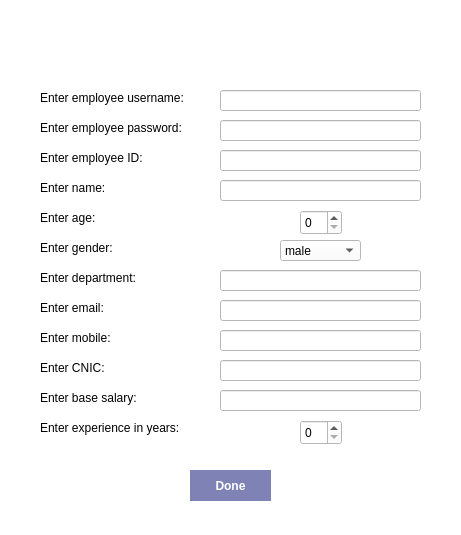
<?xml version="1.0" encoding="UTF-8"?>
<ui version="4.0">
 <class>NewEmployee</class>
 <widget class="QDialog" name="NewEmployee">
  <property name="geometry">
   <rect>
    <x>0</x>
    <y>0</y>
    <width>461</width>
    <height>535</height>
   </rect>
  </property>
  <property name="windowTitle">
   <string>Dialog</string>
  </property>
  <property name="styleSheet">
   <string notr="true">background-color: rgb(255, 255, 255);</string>
  </property>
  <widget class="QWidget" name="widget" native="true">
   <property name="geometry">
    <rect>
     <x>30</x>
     <y>80</y>
     <width>411</width>
     <height>381</height>
    </rect>
   </property>
   <widget class="QLabel" name="label_2">
    <property name="geometry">
     <rect>
      <x>10</x>
      <y>40</y>
      <width>161</width>
      <height>16</height>
     </rect>
    </property>
    <property name="styleSheet">
     <string notr="true">color: black;</string>
    </property>
    <property name="text">
     <string>Enter employee password:  </string>
    </property>
   </widget>
   <widget class="QLabel" name="label_3">
    <property name="geometry">
     <rect>
      <x>10</x>
      <y>100</y>
      <width>81</width>
      <height>16</height>
     </rect>
    </property>
    <property name="styleSheet">
     <string notr="true">color: black;</string>
    </property>
    <property name="text">
     <string>Enter name:</string>
    </property>
   </widget>
   <widget class="QLabel" name="label_4">
    <property name="geometry">
     <rect>
      <x>10</x>
      <y>10</y>
      <width>171</width>
      <height>16</height>
     </rect>
    </property>
    <property name="styleSheet">
     <string notr="true">color: black;</string>
    </property>
    <property name="text">
     <string>Enter employee username:  </string>
    </property>
   </widget>
   <widget class="QLabel" name="label_5">
    <property name="geometry">
     <rect>
      <x>10</x>
      <y>70</y>
      <width>121</width>
      <height>16</height>
     </rect>
    </property>
    <property name="styleSheet">
     <string notr="true">color: black;</string>
    </property>
    <property name="text">
     <string>Enter employee ID: </string>
    </property>
   </widget>
   <widget class="QLabel" name="label_6">
    <property name="geometry">
     <rect>
      <x>10</x>
      <y>130</y>
      <width>71</width>
      <height>16</height>
     </rect>
    </property>
    <property name="styleSheet">
     <string notr="true">color: black;</string>
    </property>
    <property name="text">
     <string>Enter age: </string>
    </property>
   </widget>
   <widget class="QLabel" name="label_7">
    <property name="geometry">
     <rect>
      <x>10</x>
      <y>160</y>
      <width>121</width>
      <height>16</height>
     </rect>
    </property>
    <property name="styleSheet">
     <string notr="true">color: black;</string>
    </property>
    <property name="text">
     <string>Enter gender: </string>
    </property>
   </widget>
   <widget class="QLabel" name="label_8">
    <property name="geometry">
     <rect>
      <x>10</x>
      <y>220</y>
      <width>81</width>
      <height>16</height>
     </rect>
    </property>
    <property name="styleSheet">
     <string notr="true">color: black;</string>
    </property>
    <property name="text">
     <string>Enter email: </string>
    </property>
   </widget>
   <widget class="QLabel" name="label_9">
    <property name="geometry">
     <rect>
      <x>10</x>
      <y>190</y>
      <width>121</width>
      <height>16</height>
     </rect>
    </property>
    <property name="styleSheet">
     <string notr="true">color: black;</string>
    </property>
    <property name="text">
     <string>Enter department: </string>
    </property>
   </widget>
   <widget class="QLabel" name="label_10">
    <property name="geometry">
     <rect>
      <x>10</x>
      <y>250</y>
      <width>91</width>
      <height>16</height>
     </rect>
    </property>
    <property name="styleSheet">
     <string notr="true">color: black;</string>
    </property>
    <property name="text">
     <string>Enter mobile:  </string>
    </property>
   </widget>
   <widget class="QLabel" name="label_11">
    <property name="geometry">
     <rect>
      <x>10</x>
      <y>280</y>
      <width>81</width>
      <height>16</height>
     </rect>
    </property>
    <property name="styleSheet">
     <string notr="true">color: black;</string>
    </property>
    <property name="text">
     <string>Enter CNIC: </string>
    </property>
   </widget>
   <widget class="QLabel" name="label_12">
    <property name="geometry">
     <rect>
      <x>10</x>
      <y>340</y>
      <width>161</width>
      <height>16</height>
     </rect>
    </property>
    <property name="styleSheet">
     <string notr="true">color: black;</string>
    </property>
    <property name="text">
     <string>Enter experience in years:  </string>
    </property>
   </widget>
   <widget class="QLabel" name="label_13">
    <property name="geometry">
     <rect>
      <x>10</x>
      <y>310</y>
      <width>111</width>
      <height>16</height>
     </rect>
    </property>
    <property name="styleSheet">
     <string notr="true">color: black;</string>
    </property>
    <property name="text">
     <string>Enter base salary: </string>
    </property>
   </widget>
   <widget class="QLineEdit" name="username_input">
    <property name="geometry">
     <rect>
      <x>190</x>
      <y>10</y>
      <width>201</width>
      <height>21</height>
     </rect>
    </property>
   </widget>
   <widget class="QLineEdit" name="name_input">
    <property name="geometry">
     <rect>
      <x>190</x>
      <y>100</y>
      <width>201</width>
      <height>21</height>
     </rect>
    </property>
   </widget>
   <widget class="QLineEdit" name="department_input">
    <property name="geometry">
     <rect>
      <x>190</x>
      <y>190</y>
      <width>201</width>
      <height>21</height>
     </rect>
    </property>
   </widget>
   <widget class="QLineEdit" name="email_input">
    <property name="geometry">
     <rect>
      <x>190</x>
      <y>220</y>
      <width>201</width>
      <height>21</height>
     </rect>
    </property>
   </widget>
   <widget class="QLineEdit" name="mobile_input">
    <property name="geometry">
     <rect>
      <x>190</x>
      <y>250</y>
      <width>201</width>
      <height>21</height>
     </rect>
    </property>
   </widget>
   <widget class="QLineEdit" name="cnic_input">
    <property name="geometry">
     <rect>
      <x>190</x>
      <y>280</y>
      <width>201</width>
      <height>21</height>
     </rect>
    </property>
   </widget>
   <widget class="QLineEdit" name="id_input">
    <property name="geometry">
     <rect>
      <x>190</x>
      <y>70</y>
      <width>201</width>
      <height>21</height>
     </rect>
    </property>
   </widget>
   <widget class="QLineEdit" name="password_input">
    <property name="geometry">
     <rect>
      <x>190</x>
      <y>40</y>
      <width>201</width>
      <height>21</height>
     </rect>
    </property>
   </widget>
   <widget class="QSpinBox" name="age_spinbox">
    <property name="geometry">
     <rect>
      <x>270</x>
      <y>130</y>
      <width>42</width>
      <height>25</height>
     </rect>
    </property>
   </widget>
   <widget class="QComboBox" name="gender_combobox">
    <property name="geometry">
     <rect>
      <x>250</x>
      <y>160</y>
      <width>81</width>
      <height>21</height>
     </rect>
    </property>
    <item>
     <property name="text">
      <string>male</string>
     </property>
    </item>
    <item>
     <property name="text">
      <string>female</string>
     </property>
    </item>
   </widget>
   <widget class="QLineEdit" name="salary_input">
    <property name="geometry">
     <rect>
      <x>190</x>
      <y>310</y>
      <width>201</width>
      <height>21</height>
     </rect>
    </property>
   </widget>
   <widget class="QSpinBox" name="experience_spinbox">
    <property name="geometry">
     <rect>
      <x>270</x>
      <y>340</y>
      <width>42</width>
      <height>25</height>
     </rect>
    </property>
   </widget>
  </widget>
  <widget class="QPushButton" name="pushButton">
   <property name="geometry">
    <rect>
     <x>190</x>
     <y>470</y>
     <width>81</width>
     <height>31</height>
    </rect>
   </property>
   <property name="cursor">
    <cursorShape>PointingHandCursor</cursorShape>
   </property>
   <property name="styleSheet">
    <string notr="true">background-color: rgb(127, 130, 181); 
border: none;
color: white;
font-weight: 500;
</string>
   </property>
   <property name="text">
    <string>Done</string>
   </property>
  </widget>
  <widget class="QLabel" name="label">
   <property name="geometry">
    <rect>
     <x>190</x>
     <y>10</y>
     <width>81</width>
     <height>61</height>
    </rect>
   </property>
   <property name="text">
    <string/>
   </property>
   <property name="pixmap">
    <pixmap>../icons/new_employee.png</pixmap>
   </property>
  </widget>
 </widget>
 <resources/>
 <connections/>
</ui>
